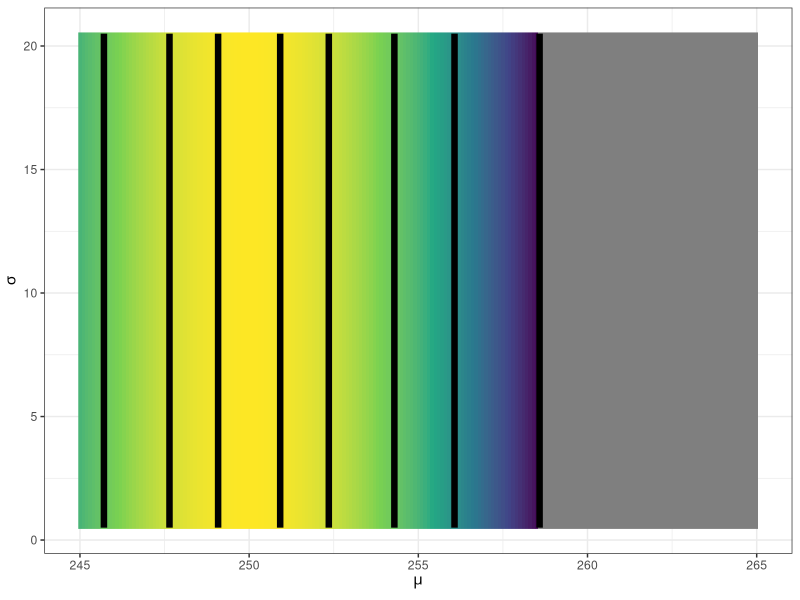
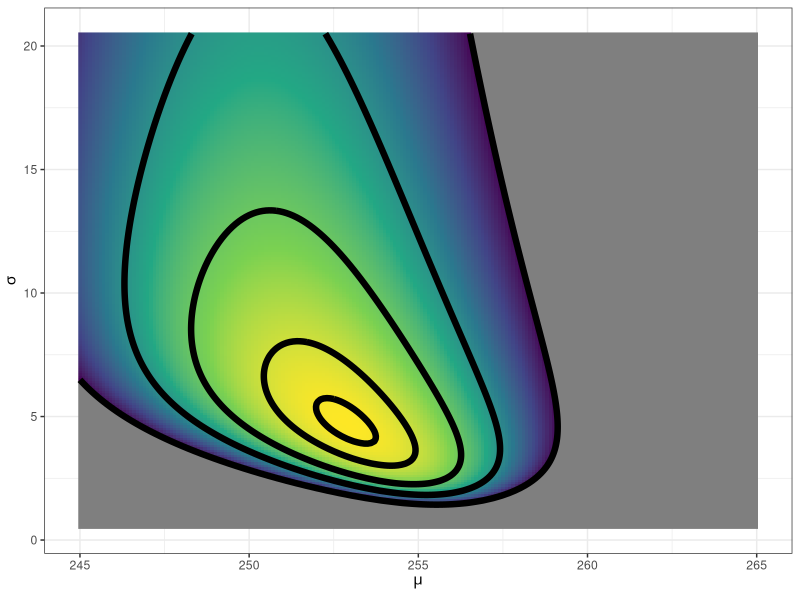

Write R code to recreate these figures, in order.
## ---- chunk 1
knitr::opts_chunk$set(echo = TRUE)
## ---- chunk 2
library(dplyr)
library(ggplot2)
## ---- chunk 3
mu_true <- 254.5
sigma_true <- 2.5

set.seed(5001)
x <- rnorm(n = 50, mean = mu_true, sd = sigma_true)
## ---- chunk 4
my_logprior <- function(theta, my_info)
{
  lik_mu <- theta[1]
  lik_sigma <- theta[2]
  
  dnorm(x = lik_mu,
        mean = my_info$mu_0,
        sd = my_info$tau_0,
        log = TRUE) + 
    dunif(x = lik_sigma,
          min = my_info$sigma_lwr,
          max = my_info$sigma_upr,
          log = TRUE)
}
## ---- chunk 5
param_grid <- expand.grid(mu = seq(245, 265, length.out = 201),
                          sigma = seq(0.5, 20.5, length.out = 201),
                          KEEP.OUT.ATTRS = FALSE,
                          stringsAsFactors = FALSE) %>% 
  as.data.frame() %>% tbl_df()
## ---- chunk 6
hyper_list <- list(
  mu_0 = 250,
  tau_0 = 2,
  sigma_lwr = 0.5,
  sigma_upr = 20.5
)

hyper_list
## ---- chunk 7
eval_logdensity <- function(mu_val, sigma_val, func_logdens, my_info)
{
  func_logdens(c(mu_val, sigma_val), my_info)
}
## ---- chunk 8
log_prior_result <- purrr::map2_dbl(param_grid$mu,
                                    param_grid$sigma,
                                    eval_logdensity,
                                    func_logdens = my_logprior,
                                    my_info = hyper_list)
## ---- chunk 9
param_grid %>% 
  mutate(log_dens = log_prior_result) %>% 
  mutate(log_dens_2 = log_dens - max(log_dens)) %>% 
  ggplot(mapping = aes(x = mu, y = sigma)) +
  geom_raster(mapping = aes(fill = log_dens_2)) +
  stat_contour(mapping = aes(z = log_dens_2),
               breaks = log(c(0.01/100, 0.01, 0.1, 0.5, 0.9)),
               size = 2.2,
               color = "black") +
  scale_fill_viridis_c(guide = FALSE,
                       limits = log(c(0.01/100, 1.0))) +
  labs(x = expression(mu), y = expression(sigma)) +
  theme_bw()
## ---- chunk 10
my_logpost <- function(theta, my_info)
{
  lik_mu <- theta[1]
  lik_sigma <- theta[2]
  
  # calculate the log-likelihood
  log_lik <- sum(dnorm(x = my_info$xobs,
                       mean = lik_mu,
                       sd = lik_sigma,
                       log = TRUE))
  
  log_prior <- dnorm(x = lik_mu,
        mean = my_info$mu_0,
        sd = my_info$tau_0,
        log = TRUE) + 
    dunif(x = lik_sigma,
          min = my_info$sigma_lwr,
          max = my_info$sigma_upr,
          log = TRUE)
  
  # sum together
  log_lik + log_prior
}
## ---- chunk 11
info_N05 <- list(
  xobs = x[1:5],
  mu_0 = 250,
  tau_0 = 2,
  sigma_lwr = 0.5,
  sigma_upr = 20.5
)

log_post_result <- purrr::map2_dbl(param_grid$mu,
                                    param_grid$sigma,
                                    eval_logdensity,
                                    func_logdens = my_logpost,
                                    my_info = info_N05)
## ---- chunk 12
param_grid %>% 
  mutate(log_dens = log_post_result) %>% 
  mutate(log_dens_2 = log_dens - max(log_dens)) %>% 
  ggplot(mapping = aes(x = mu, y = sigma)) +
  geom_raster(mapping = aes(fill = log_dens_2)) +
  stat_contour(mapping = aes(z = log_dens_2),
               breaks = log(c(0.01/100, 0.01, 0.1, 0.5, 0.9)),
               size = 2.2,
               color = "black") +
  scale_fill_viridis_c(guide = FALSE,
                       limits = log(c(0.01/100, 1.0))) +
  labs(x = expression(mu), y = expression(sigma)) +
  theme_bw()
